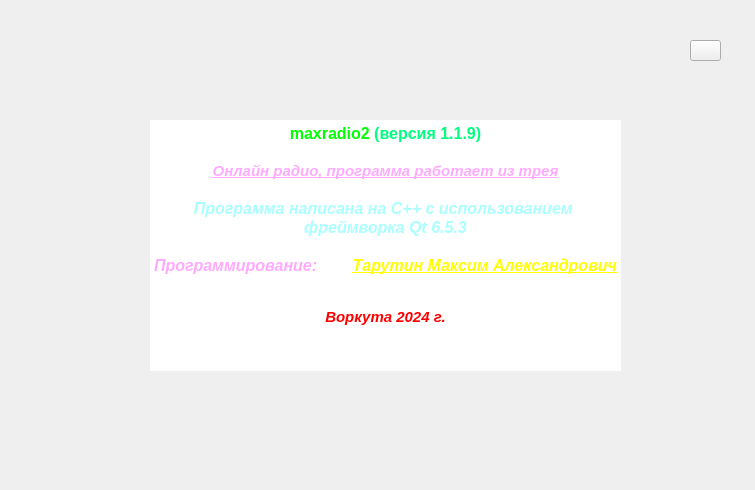
<?xml version="1.0" encoding="UTF-8"?>
<ui version="4.0">
 <class>AboutWindow</class>
 <widget class="QWidget" name="AboutWindow">
  <property name="windowModality">
   <enum>Qt::ApplicationModal</enum>
  </property>
  <property name="geometry">
   <rect>
    <x>0</x>
    <y>0</y>
    <width>755</width>
    <height>490</height>
   </rect>
  </property>
  <property name="minimumSize">
   <size>
    <width>755</width>
    <height>490</height>
   </size>
  </property>
  <property name="maximumSize">
   <size>
    <width>755</width>
    <height>490</height>
   </size>
  </property>
  <property name="windowTitle">
   <string>о программе</string>
  </property>
  <property name="windowIcon">
   <iconset theme="applications-internet"/>
  </property>
  <property name="styleSheet">
   <string notr="true"/>
  </property>
  <widget class="QTextBrowser" name="textBrowser">
   <property name="geometry">
    <rect>
     <x>150</x>
     <y>120</y>
     <width>471</width>
     <height>251</height>
    </rect>
   </property>
   <property name="styleSheet">
    <string notr="true">background-image: url(:/res/prosrach.png);</string>
   </property>
   <property name="frameShape">
    <enum>QFrame::NoFrame</enum>
   </property>
   <property name="html">
    <string>&lt;!DOCTYPE HTML PUBLIC &quot;-//W3C//DTD HTML 4.0//EN&quot; &quot;http://www.w3.org/TR/REC-html40/strict.dtd&quot;&gt;
&lt;html&gt;&lt;head&gt;&lt;meta name=&quot;qrichtext&quot; content=&quot;1&quot; /&gt;&lt;meta charset=&quot;utf-8&quot; /&gt;&lt;style type=&quot;text/css&quot;&gt;
p, li { white-space: pre-wrap; }
hr { height: 1px; border-width: 0; }
li.unchecked::marker { content: &quot;\2610&quot;; }
li.checked::marker { content: &quot;\2612&quot;; }
&lt;/style&gt;&lt;/head&gt;&lt;body style=&quot; font-family:'Sans Serif'; font-size:9pt; font-weight:400; font-style:normal;&quot;&gt;
&lt;p align=&quot;center&quot; style=&quot; margin-top:0px; margin-bottom:0px; margin-left:0px; margin-right:0px; -qt-block-indent:0; text-indent:0px;&quot;&gt;&lt;span style=&quot; font-size:12pt; font-weight:700; color:#00ff00;&quot;&gt;maxradio2 &lt;/span&gt;&lt;span style=&quot; font-size:12pt; font-weight:700; color:#00ff7f;&quot;&gt;(версия 1.1.9)&lt;/span&gt;&lt;/p&gt;
&lt;p align=&quot;center&quot; style=&quot;-qt-paragraph-type:empty; margin-top:0px; margin-bottom:0px; margin-left:0px; margin-right:0px; -qt-block-indent:0; text-indent:0px; font-size:12pt; font-weight:700; color:#00ff7f;&quot;&gt;&lt;br /&gt;&lt;/p&gt;
&lt;p align=&quot;center&quot; style=&quot; margin-top:0px; margin-bottom:0px; margin-left:0px; margin-right:0px; -qt-block-indent:0; text-indent:0px;&quot;&gt;&lt;span style=&quot; font-size:11pt; font-weight:700; font-style:italic; text-decoration: underline; color:#ffaaff;&quot;&gt;Онлайн радио, программа работает из трея&lt;/span&gt;&lt;/p&gt;
&lt;p style=&quot;-qt-paragraph-type:empty; margin-top:0px; margin-bottom:0px; margin-left:0px; margin-right:0px; -qt-block-indent:0; text-indent:0px; font-size:12pt; font-weight:700; color:#ffaaff;&quot;&gt;&lt;br /&gt;&lt;/p&gt;
&lt;p align=&quot;center&quot; style=&quot; margin-top:0px; margin-bottom:0px; margin-left:0px; margin-right:0px; -qt-block-indent:0; text-indent:0px;&quot;&gt;&lt;span style=&quot; font-size:12pt; font-weight:700; font-style:italic; color:#aaffff;&quot;&gt;Программа написана на С++ с использованием &lt;/span&gt;&lt;/p&gt;
&lt;p align=&quot;center&quot; style=&quot; margin-top:0px; margin-bottom:0px; margin-left:0px; margin-right:0px; -qt-block-indent:0; text-indent:0px;&quot;&gt;&lt;span style=&quot; font-size:12pt; font-weight:700; font-style:italic; color:#aaffff;&quot;&gt;фреймворка Qt 6.5.3&lt;/span&gt;&lt;/p&gt;
&lt;p style=&quot;-qt-paragraph-type:empty; margin-top:0px; margin-bottom:0px; margin-left:0px; margin-right:0px; -qt-block-indent:0; text-indent:0px; font-size:12pt; font-weight:700; font-style:italic; color:#ffff00;&quot;&gt;&lt;br /&gt;&lt;/p&gt;
&lt;p style=&quot; margin-top:0px; margin-bottom:0px; margin-left:0px; margin-right:0px; -qt-block-indent:0; text-indent:0px;&quot;&gt;&lt;span style=&quot; font-size:12pt; font-weight:700; font-style:italic; color:#ffaaff;&quot;&gt;Программирование:&lt;/span&gt;&lt;span style=&quot; font-size:12pt; font-weight:700; font-style:italic; color:#ffff00;&quot;&gt;        &lt;/span&gt;&lt;span style=&quot; font-size:12pt; font-weight:700; font-style:italic; text-decoration: underline; color:#ffff00;&quot;&gt;Тарутин Максим Александрович&lt;/span&gt;&lt;/p&gt;
&lt;p style=&quot;-qt-paragraph-type:empty; margin-top:0px; margin-bottom:0px; margin-left:0px; margin-right:0px; -qt-block-indent:0; text-indent:0px; font-size:12pt; font-weight:700; font-style:italic; color:#ffff00;&quot;&gt;&lt;br /&gt;&lt;/p&gt;
&lt;p style=&quot;-qt-paragraph-type:empty; margin-top:0px; margin-bottom:0px; margin-left:0px; margin-right:0px; -qt-block-indent:0; text-indent:0px;&quot;&gt;&lt;br /&gt;&lt;/p&gt;
&lt;p align=&quot;center&quot; style=&quot; margin-top:0px; margin-bottom:0px; margin-left:0px; margin-right:0px; -qt-block-indent:0; text-indent:0px;&quot;&gt;&lt;span style=&quot; font-size:11pt; font-weight:700; font-style:italic; color:#ff0000;&quot;&gt;Воркута 2024 г.&lt;/span&gt;&lt;/p&gt;&lt;/body&gt;&lt;/html&gt;</string>
   </property>
  </widget>
  <widget class="QPushButton" name="closeButton">
   <property name="geometry">
    <rect>
     <x>690</x>
     <y>40</y>
     <width>31</width>
     <height>21</height>
    </rect>
   </property>
   <property name="styleSheet">
    <string notr="true">border-image: url(:/res/del.png);</string>
   </property>
   <property name="text">
    <string/>
   </property>
  </widget>
 </widget>
 <resources/>
 <connections/>
</ui>
